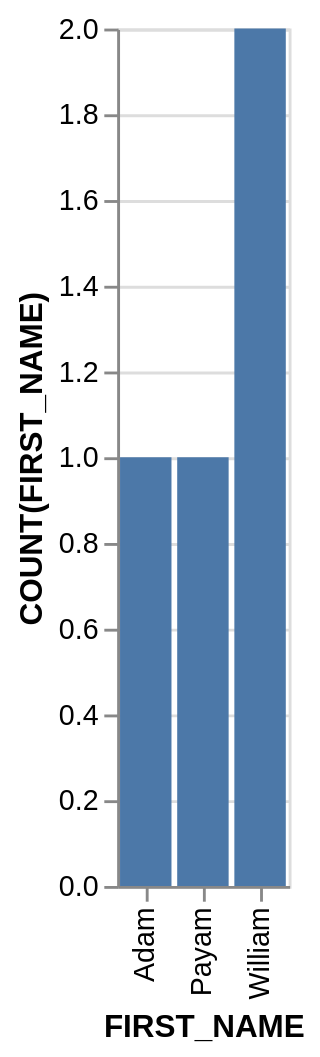

Vega-Lite specification stored for this chart:
### Vega-Lite specification from a JSON file in a GitHub repository (floating-point values rounded to 4 significant figures)
{"data": {"values": [{"x_data": "Adam", "y_data": 1}, {"x_data": "Payam", "y_data": 1}, {"x_data": "William", "y_data": 2}]}, "mark": "bar", "encoding": {"x": {"field": "x_data", "type": "nominal", "title": "FIRST_NAME", "sort": "ascending"}, "y": {"field": "y_data", "type": "quantitative", "title": "COUNT(FIRST_NAME)"}}}
